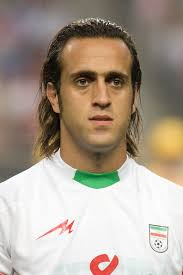
#> input picture cv-lab9/karimi.jpg, 183 x 275 px, found by its file name
$ python task1.py
#> lines starting #> are read from the running program, lines starting #| are printed output that depends on the picture
import cv2
import numpy as np

I = cv2.imread('karimi.jpg', 0)
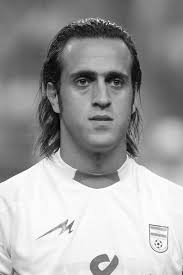
#> I: shape (275, 183); min 0, max 255, mean 160.8

# centre of the image
c = np.array([[I.shape[1] / 2.0], [I.shape[0] / 2.0]])
#> c = [91.5, 137.5]
print(c[0])
#| [91.5]
for theta in range(0, 360):
    th = theta * np.pi / 180  # convert to radians

    R = np.array([[np.cos(th), -np.sin(th)],
                  [np.sin(th), np.cos(th)]])

    t = np.array(c - np.matmul(R, c))  # you need to change this!
    # concatenate R and t to create the 2x3 transformation matrix
    M = np.hstack([R, t])

    J = cv2.warpAffine(I, M, (I.shape[1], I.shape[0]))

    cv2.imshow('J', J)

    if cv2.waitKey(10) & 0xFF == ord('q'):
        break
#> this loop made 1 pass; (key q is pressed on pass 1)
